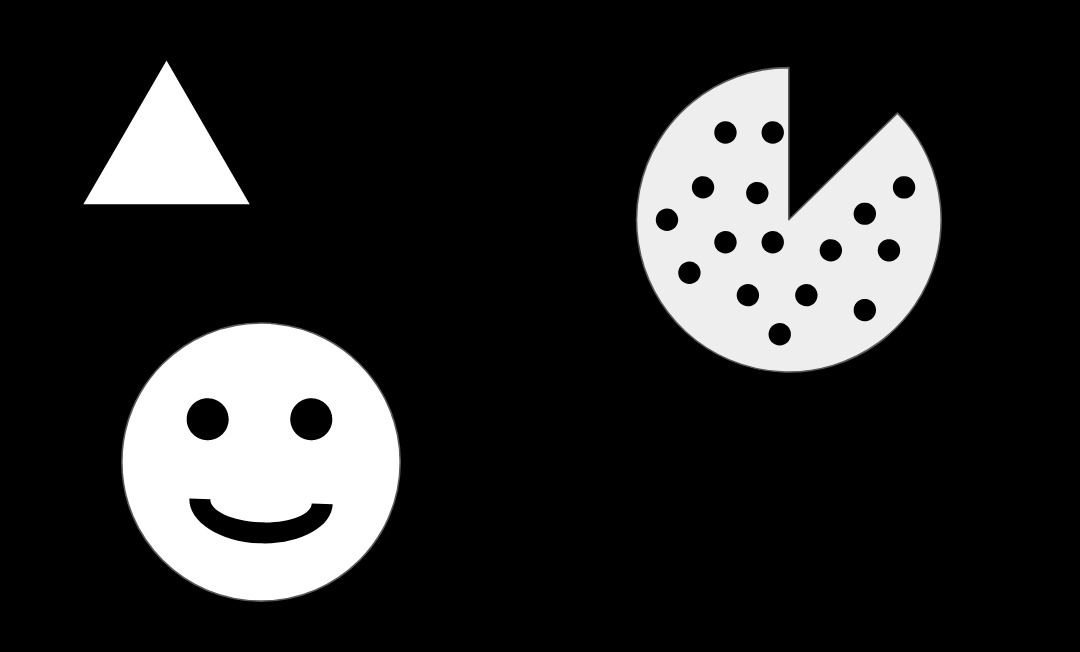
#> input picture bw.jpeg, 1080 x 652 px
$ jupyter execute 'Praktikum Kontur.ipynb'
#> lines starting #> are read from the running program, lines starting #| are printed output that depends on the picture; after the words box and inside, x2 and y2 are one past the last pixel; in counts of white or black regions, pixels touching at a corner belong together
[cell 1]
import cv2
import numpy as np
import matplotlib.pyplot as plt

[cell 2]
img = cv2.imread('bw.jpeg', 0)
#> img is the input picture: shape (652, 1080); min 0, max 255, mean 43.4

contours, hierarchy = cv2.findContours(img, cv2.RETR_CCOMP, cv2.CHAIN_APPROX_NONE)
#> contours = 1210 contours, 1167 with area under 20; largest, box (x1, y1, x2, y2) and area: (632, 64, 944, 376) 65586, (120, 320, 408, 607) 62525, (80, 58, 253, 208) 12780, (190, 498, 333, 544) 2525, (186, 398, 228, 441) 1213

print(hierarchy)
#> (printed output is left out)

##tampilkan contours external
external_contours = np.zeros(img.shape)

# perulangan
for i in range(len(contours)):
    if hierarchy[0][i][3]==-1:
        cv2.drawContours(external_contours, contours, i, 255, -1)
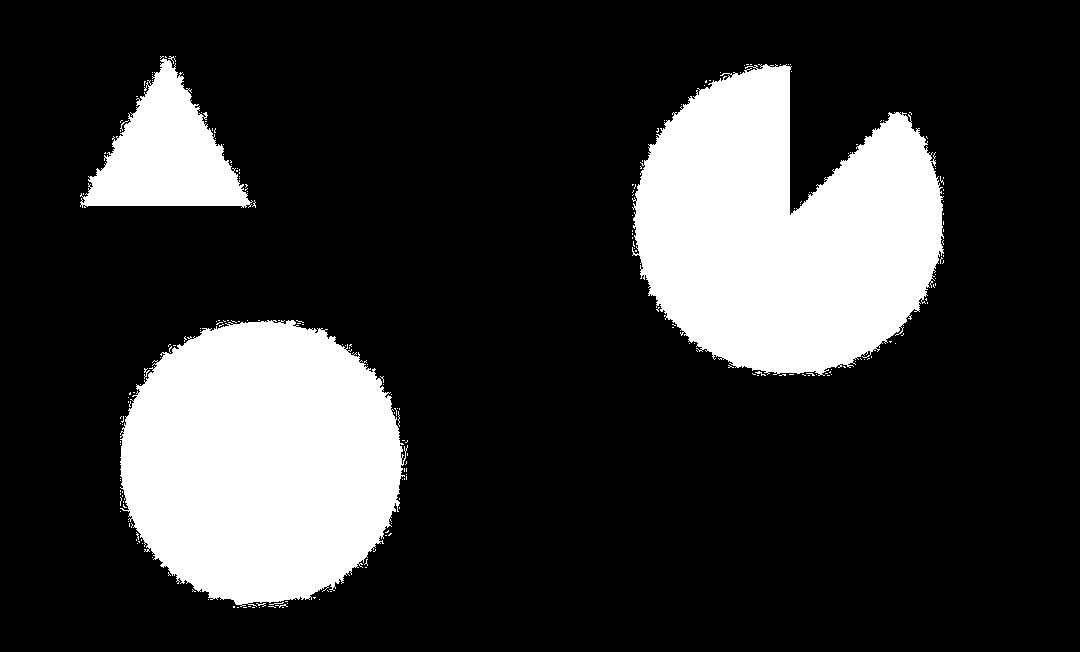
#> external_contours: shape (652, 1080) float64; 20.4% white; 232 white regions (227 under 20 px), largest, box (x1, y1, x2, y2) and area: (632, 64, 944, 376) 66616, (120, 320, 408, 607) 63337, (80, 58, 253, 208) 13228, (144, 368, 150, 379) 24, (755, 371, 766, 376) 20

##tampilkan contour internal
internal_contours = np.zeros(img.shape)
for i in range(len(contours)):
    if hierarchy[0][i][3]!=-1:
        cv2.drawContours(internal_contours, contours, i, 255, -1)
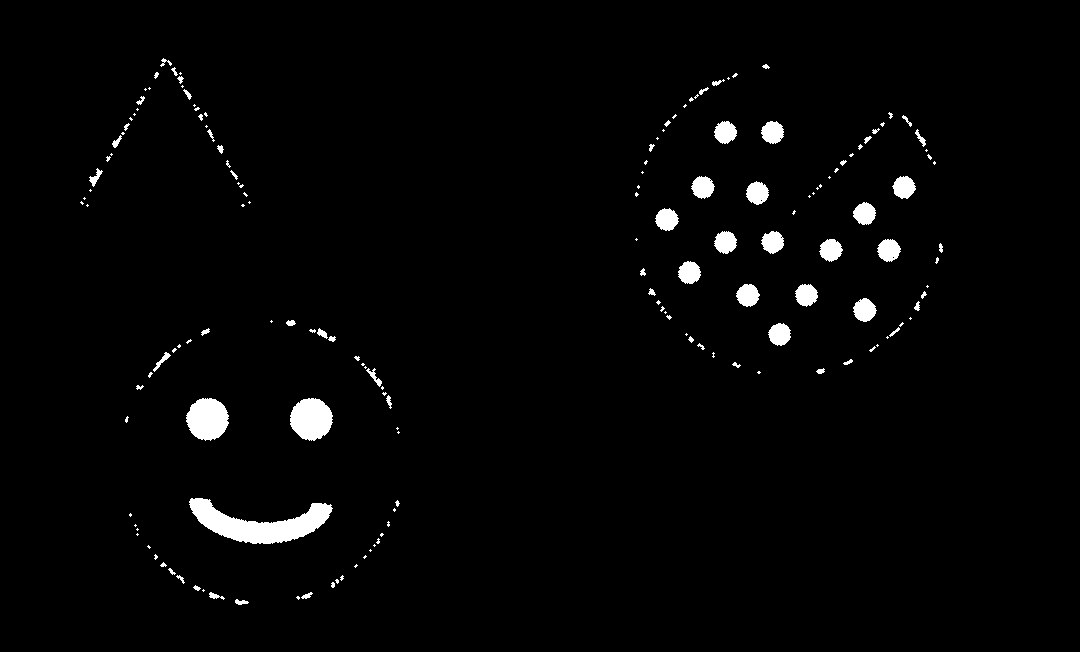
#> internal_contours: shape (652, 1080) float64; 2.1% white; 167 white regions (99 under 20 px), largest, box (x1, y1, x2, y2) and area: (189, 498, 333, 544) 3103, (290, 398, 333, 441) 1399, (186, 398, 229, 441) 1396

image = np.zeros(img.shape)
cv2.drawContours(image, contours, -1, 255, 1)
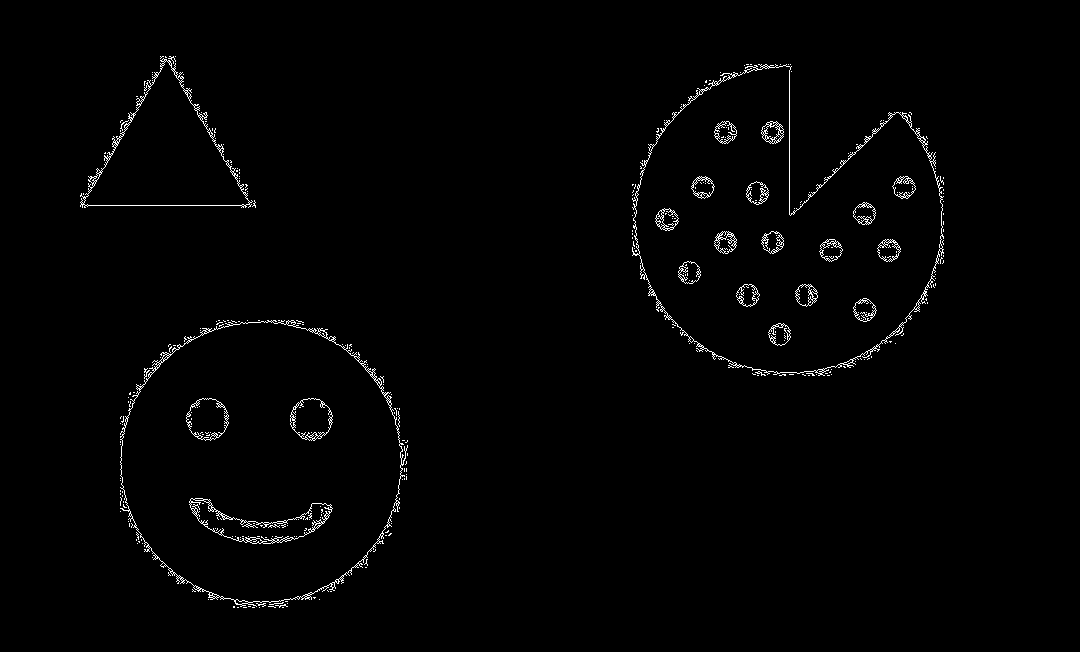
#> image: shape (652, 1080) float64; 1.3% white in thin lines or dots, all inside (x1, y1, x2, y2) = (80, 56, 944, 608)

# print(type(contours))
# print(len(contours))
# print(type(hierarchy))

plt.subplot(221), plt.title('original'), plt.imshow(img, cmap='gray')
plt.subplot(222), plt.title('external'), plt.imshow(external_contours, cmap='gray')
plt.subplot(223), plt.title('internal'), plt.imshow(internal_contours, cmap='gray')
plt.subplot(224), plt.title('all'), plt.imshow(image, cmap='gray')


plt.show()
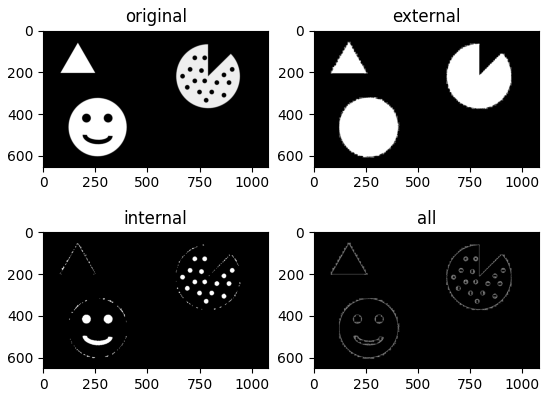
#> figure drawn by matplotlib, 4 panels

cv2.waitKey(0)
cv2.destroyAllWindows()
